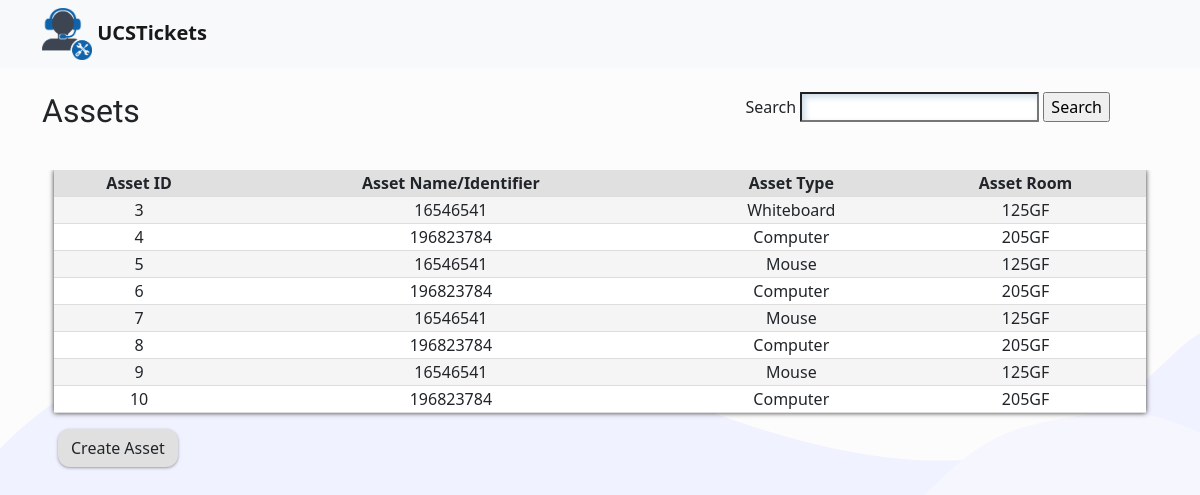
The page /index.php/itassets/viewassets on the database its author committed.
### tables this page shows
CREATE TABLE `assets` (
  `id` int(11) NOT NULL,
  `AssetName` varchar(255) NOT NULL,
  `AssetType` varchar(255) NOT NULL,
  `AssetRoom` varchar(255) NOT NULL
);

### application/controllers/ITAssets.php (called while the page is built, shortened)
<?php
	class ITAssets extends CI_Controller{
		public function viewassets(){
			$data['title'] = "Assets";
			$data['assets'] = $this->ITAsset_model->viewassets();
			$this->load->view('templates/header');
			$this->load->view('assets/view', $data);
			$this->load->view('templates/footer');
		}
}

### index.php (called while the page is built, shortened)
<?php
require_once BASEPATH.'core/CodeIgniter.php';

### application/models/ITAsset_model.php (called while the page is built, shortened)
<?php
class ITAsset_model extends CI_model{
		public function viewassets(){
			$query = $this->db->get('assets');
			return $query->result_array();
		}
	}

### application/views/assets/view.php (the view, shortened to what this page needs)
<div class="container searchbar col-lg-6 col-sm-12 col-xs-12">
	<form action="<?php echo base_url(); ?>itassets/search" method = "post" class="searchbar">
	<label for="keyword">Search
	<input class = "input" type="text" name = "keyword" label="Search" />
	<input type="submit" value = "Search" />
	</label>
	</form>
	<br>
	<br>
</div>
<h2><?= $title ?></h2>
<div class="container" style="overflow-x:auto;">
		 <table class="userstable" style="width:100%">
		  <tr>
			<th>Asset ID</th>
			<th>Asset Name/Identifier</th>
			<th>Asset Type</th>
			<th>Asset Room</th>
		  </tr>
		  <?php foreach($assets as $asset) : ?>
		  <tr>
			<td><?php echo $asset['id'] ?></td>
			<td><?php echo $asset['AssetName'] ?></td>
			<td><?php echo $asset['AssetType'] ?></td>
			<td><?php echo $asset['AssetRoom'] ?></td>
			</tr>
			<?php endforeach; ?>
	</table>
	<a class="btn viewbtn" href="<?php echo base_url('/itassets/create/')?>" style="max-width:150px; margin-top:2vh;" role="button">Create Asset</a>
</div>

### application/views/templates/header.php (shortened to what this page needs)
<!DOCTYPE html>
<html>
	<head>
		<link href="https://cdn.jsdelivr.net/npm/bootstrap@5.0.0-beta3/dist/css/bootstrap.min.css" rel="stylesheet">
		<link href="https://cdnjs.cloudflare.com/ajax/libs/select2/4.0.0/css/select2.min.css" rel="stylesheet" />
	    <link rel="stylesheet" href="<?php echo base_url(); ?>assets/style.css">
		</head>
	<body>
	<nav class="navbar navbar-light bg-light">
  <div class="container">
    <a class="navbar-brand" href="<?php echo base_url(); ?>">
      <img src="<?php echo base_url(); ?>assets/icon.png" alt="" width="50" height="auto" class="d-inline-block align-text-middle">
      UCSTickets
    </a>
  </div>
</nav>
<div class="container">

### application/views/templates/footer.php (shortened to what this page needs)
		</div>
	</body>
</html>

### assets/style.css (style rules this page uses)
h2 { font-family: 'Cantarell', serif; }
body { background: url(svg4.svg); background-image: url(svg4.svg), none; background-size: cover; background-attachment: fixed; background-color: #fcfcfc; }
table { background-color: white; }
.searchbar { float: right; margin-bottom: 3vh; padding-right: 2vw; }
.navbar > .container { display: block; }
nav { margin-bottom:3vh; }
label { float: left; }
.userstable { box-shadow: 0 0 5px #333; }
.userstable, th, td { border-style: solid; border-width: 1px; text-align: center; border-collapse: collapse; border: none; }
tr { border-bottom: 1px solid #dddddd; }
th { background-color: #e0e0e0; }
tr:nth-child(even) { background-color: #f5f5f5 }
.container { align-content:center; }
a { color: #000000; text-decoration: none; font-weight:600; }
.viewbtn { align-self: center; margin:0.5vh; border-radius: 12px; background: #e0e0e0; box-shadow: rgba(60, 64, 67, 0.3) 0px 1px 2px 0px, rgba(60, 64, 67, 0.15) 0px 1px 3px 1px; }
.input { border-radius: 1px; box-shadow: rgb(204, 219, 232) 3px 3px 6px 0px inset, rgba(255, 255, 255, 0.5) -3px -3px 6px 1px inset; }

### rows shown on the page
assets: id "3", AssetName "16546541", AssetType "Whiteboard", AssetRoom "125GF"
assets: id "4", AssetName "196823784", AssetType "Computer", AssetRoom "205GF"
assets: id "5", AssetName "16546541", AssetType "Mouse", AssetRoom "125GF"
assets: id "6", AssetName "196823784", AssetType "Computer", AssetRoom "205GF"
assets: id "7", AssetName "16546541", AssetType "Mouse", AssetRoom "125GF"
assets: id "8", AssetName "196823784", AssetType "Computer", AssetRoom "205GF"
assets: id "9", AssetName "16546541", AssetType "Mouse", AssetRoom "125GF"
assets: id "10", AssetName "196823784", AssetType "Computer", AssetRoom "205GF"

### other values the page prints
$title "Assets"
